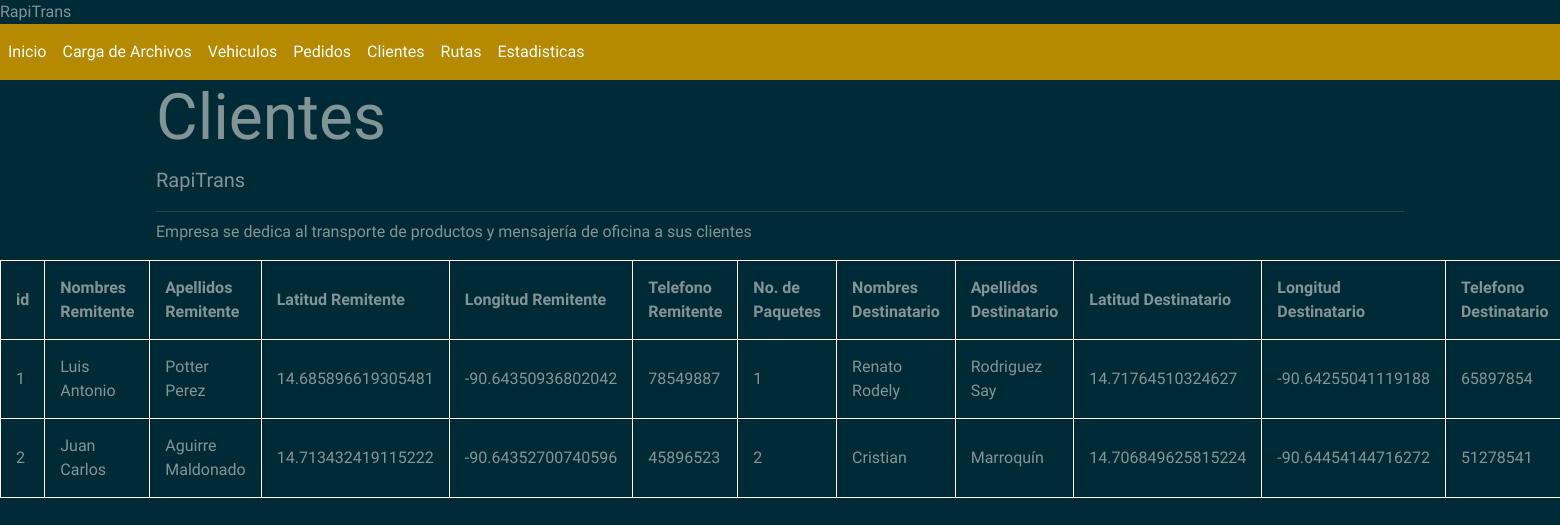
The page /clientes.php on the database its author committed.
### tables this page shows
CREATE TABLE `cliente` (
  `id` int(11) NOT NULL,
  `nombre` varchar(100) NOT NULL,
  `apellido` varchar(100) NOT NULL,
  `latitud` varchar(30) NOT NULL,
  `longitud` varchar(30) NOT NULL,
  `telefono` int(8) NOT NULL,
  `paquete` int(2) NOT NULL,
  `nombre2` varchar(100) NOT NULL,
  `apellido2` varchar(100) NOT NULL,
  `latitud2` varchar(30) NOT NULL,
  `longitud2` varchar(30) NOT NULL,
  `telefono2` int(8) NOT NULL
);

### clientes.php (the view, shortened to what this page needs)
<?php
$conn = mysqli_connect('localhost', 'root', '', 'bdatos');
?>
<!DOCTYPE html>
<html lang="en">
<head>
    <link rel="stylesheet" href="./css/bootstrap.min.css" />
</head>
<body>
    RapiTrans
    <?php
require'templas.php';
?>
    <div class="container">
        <div class="row">
            <div class="jumbotron jumbotron-fluid">
                <div class="container">
                    <h1 class="display-3">Clientes</h1>
                    <p class="lead">RapiTrans</p>
                    <hr class="my-2">
                    <p>Empresa se dedica al transporte de productos y mensajería de oficina a sus clientes</p>
                </div>
            </div>
        </div>
    </div>
    <table>
        <tr>
            <th>id</th>
            <th>Nombres Remitente</th>
            <th>Apellidos Remitente</th>
            <th>Latitud Remitente</th>
            <th>Longitud Remitente</th>
            <th>Telefono Remitente</th>
            <th>No. de Paquetes</th>
            <th>Nombres Destinatario</th>
            <th>Apellidos Destinatario</th>
            <th>Latitud Destinatario</th>
            <th>Longitud Destinatario</th>
            <th>Telefono Destinatario</th>
        </tr>
        <?php
        $sql = "SELECT * from cliente";
        $resultado = mysqli_query($conn, $sql);
        while($mostrar=mysqli_fetch_array($resultado)){
        ?>
        <tr>
        <td><?php echo $mostrar['id'] ?></td>
        <td><?php echo $mostrar['nombre'] ?></td>
        <td><?php echo $mostrar['apellido'] ?></td>
        <td><?php echo $mostrar['latitud'] ?></td>
        <td><?php echo $mostrar['longitud'] ?></td>
        <td><?php echo $mostrar['telefono'] ?></td>
        <td><?php echo $mostrar['paquete'] ?></td>
        <td><?php echo $mostrar['nombre2'] ?></td>
        <td><?php echo $mostrar['apellido2'] ?></td>
        <td><?php echo $mostrar['latitud2'] ?></td>
        <td><?php echo $mostrar['longitud2'] ?></td>
        <td><?php echo $mostrar['telefono2'] ?></td>
        </tr>
        <?php
        }
        ?>
    </table>
</body>
</html>

### clientes.php (style rules this page uses)
table, th, td { border: 1px solid white; border-collapse: collapse; }
th, td { padding: 15px }

### rows shown on the page
cliente: id "1", nombre "Luis Antonio", apellido "Potter Perez", latitud "14.685896619305481", longitud "-90.64350936802042", telefono "78549887", paquete "1", nombre2 "Renato Rodely", apellido2 "Rodriguez Say", latitud2 "14.71764510324627", longitud2 "-90.64255041119188", telefono2 "65897854"
cliente: id "2", nombre "Juan Carlos", apellido "Aguirre Maldonado", latitud "14.713432419115222", longitud "-90.64352700740596", telefono "45896523", paquete "2", nombre2 "Cristian", apellido2 "Marroquín", latitud2 "14.706849625815224", longitud2 "-90.64454144716272", telefono2 "51278541"
